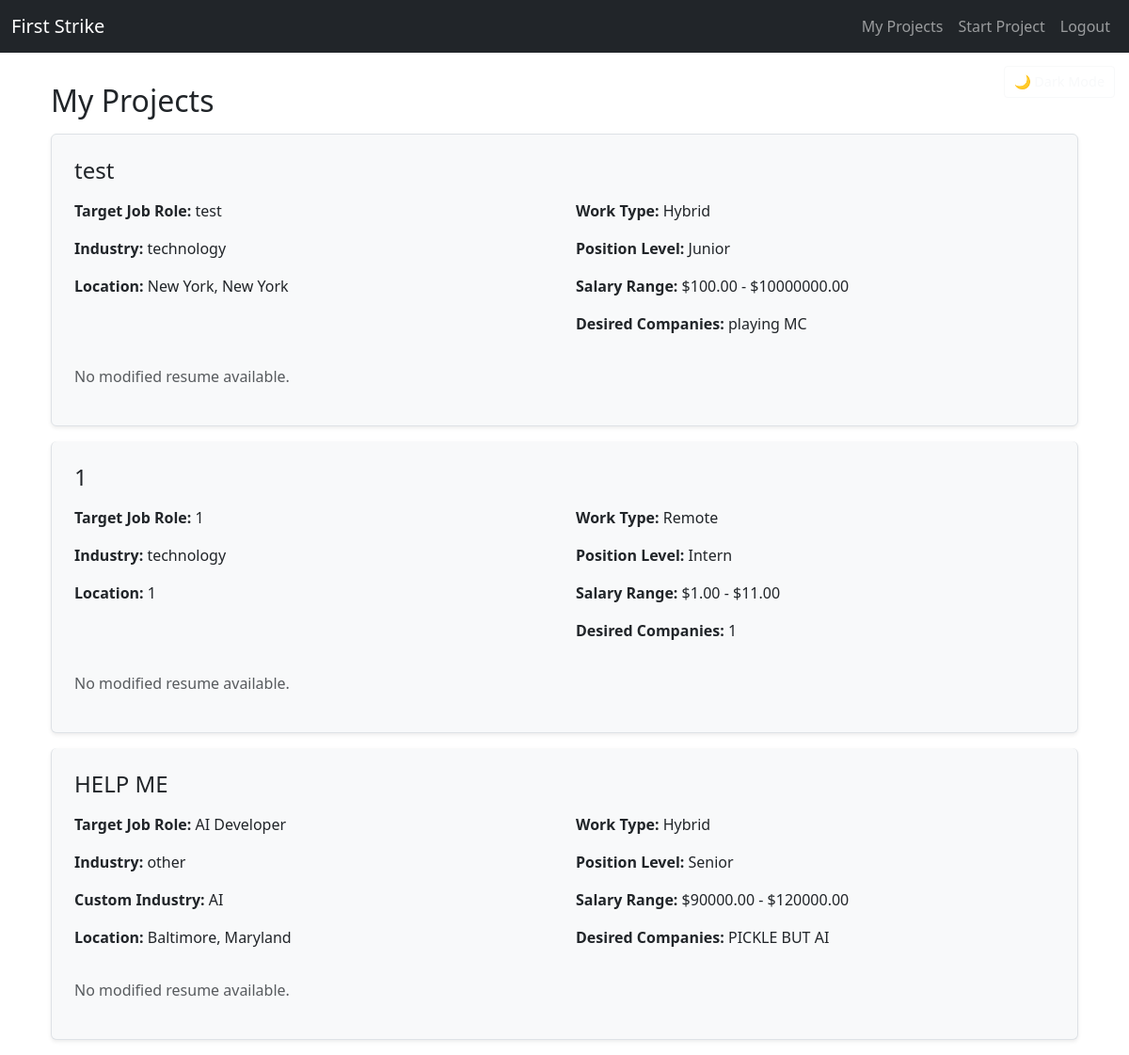
The page /projects (signed in) on the database its author committed.
### models.py (models this page shows)
class Project(db.Model):
    id = db.Column(db.Integer, primary_key=True)
    modified_resume = db.Column(db.String(255), nullable=True)  # 🔹 Store AI-modified resume per project
    project_name = db.Column(db.String(150), nullable=False)
    job_role = db.Column(db.String(100), nullable=False)
    industry = db.Column(db.String(100), nullable=False)
    industry_other = db.Column(db.String(100), nullable=True)  # 🔹 NEW: Stores user-entered industry if "Other" is selected
    target_location = db.Column(db.String(200), nullable=False)  # 🔹 Renamed from `location`
    work_type = db.Column(db.Enum("Remote", "Hybrid", "On-Site", name="work_type_enum"), nullable=False)
    position_level = db.Column(db.String(50), nullable=False)
    salary_min = db.Column(db.Numeric(10, 2), nullable=True)  # 🔹 Replacing `salary`
    salary_max = db.Column(db.Numeric(10, 2), nullable=True)
    target_company = db.Column(db.Text, nullable=True)
    user_id = db.Column(db.Integer, db.ForeignKey("user.id"), nullable=False)

### app.py (the view)
@app.route('/projects')
@login_required
def projects():
    user_projects = Project.query.filter_by(user_id=current_user.id).all()
    return render_template('projects.html', projects=user_projects)

### app.py (called while the page is built)
@login_manager.user_loader
def load_user(user_id):
    return User.query.get(int(user_id))

### templates/projects.html (shortened to what this page needs)
{% extends "base.html" %}
{% block content %}
<div class="container mt-4">
    <h2>My Projects</h2>
    {% if projects %}
        <div class="list-group mt-3">
            {% for project in projects %}
                <div class="list-group-item shadow-sm p-4 mb-3 rounded bg-light">
                    <h4 class="mb-3">{{ project.project_name }}</h4>
                    <div class="row">
                        <div class="col-md-6">
                            <p><strong>Target Job Role:</strong> {{ project.job_role }}</p>
                            <p><strong>Industry:</strong> {{ project.industry }}</p>
                            {% if project.industry == "other" and project.industry_other %}
                                <p><strong>Custom Industry:</strong> {{ project.industry_other }}</p>
                            {% endif %}
                            <p><strong>Location:</strong> {{ project.target_location }}</p>
                        </div>
                        <div class="col-md-6">
                            <p><strong>Work Type:</strong> {{ project.work_type }}</p>
                            <p><strong>Position Level:</strong> {{ project.position_level }}</p>
                            <p><strong>Salary Range:</strong>
                                ${{ project.salary_min }} - ${{ project.salary_max }}
                            </p>
                            <p><strong>Desired Companies:</strong> {{ project.target_company }}</p>
                        </div>
                    </div>
                    <div class="mt-3">
                        {% if project.modified_resume %}
                            <p><strong>Modified Resume:</strong>
                                <a href="{{ url_for('static', filename='uploads/' + project.modified_resume) }}"
                                   class="btn btn-outline-primary btn-sm" target="_blank">
                                    Download Resume
                                </a>
                            </p>
                        {% else %}
                            <p class="text-muted">No modified resume available.</p>
                        {% endif %}
                    </div>
                </div>
            {% endfor %}
        </div>
    {% else %}
        <p class="text-muted mt-3">You haven't created any projects yet.</p>
    {% endif %}
</div>
{% endblock %}

### templates/base.html (shortened to what this page needs)
<!DOCTYPE html>
<html lang="en">
<head>
    <link rel="stylesheet" href="{{ url_for('static', filename='styles.css') }}">
    <link rel="stylesheet" href="https://cdn.jsdelivr.net/npm/bootstrap@5.3.0/dist/css/bootstrap.min.css">
</head>
<body class="light-mode">
    <nav class="navbar navbar-expand-lg navbar-dark bg-dark">
        <div class="container-fluid">
            <a class="navbar-brand" href="{{ url_for('home') }}">First Strike</a>
            <div class="collapse navbar-collapse" id="navbarNav">
                <ul class="navbar-nav ms-auto">
                    {% if current_user.is_authenticated %}
                        <li class="nav-item"><a class="nav-link" href="{{ url_for('projects') }}">My Projects</a></li>
                        <li class="nav-item"><a class="nav-link" href="{{ url_for('project_start') }}">Start Project</a></li>
                        <li class="nav-item"><a class="nav-link" href="{{ url_for('logout') }}">Logout</a></li>
                    {% else %}
                        <li class="nav-item"><a class="nav-link" href="{{ url_for('login') }}">Login</a></li>
                        <li class="nav-item"><a class="nav-link" href="{{ url_for('signup') }}">Sign Up</a></li>
                    {% endif %}
                </ul>
            </div>
        </div>
    </nav>
    <div class="container-fluid d-flex justify-content-end mt-2 pe-3">
        <button class="btn btn-outline-light btn-sm" id="darkModeToggle">🌙 Dark Mode</button>
    </div>
    <div class="container mt-3">
        {% block content %}{% endblock %}
    </div>
</body>
</html>

### static/styles.css (style rules this page uses)
body { font-family: Arial, sans-serif; margin: 40px; }
input, select, button { display: block; margin: 10px 0; padding: 10px; }
button { background-color: blue; color: white; border: none; cursor: pointer; }
#darkModeToggle { position: absolute; top: 70px; right: 15px; font-size: 0.9rem; padding: 5px 10px; }

### templates/base.html (style rules this page uses)
#darkModeToggle { position: absolute; top: 70px; right: 15px; font-size: 0.9rem; padding: 5px 10px; }

### rows shown on the page
Project: project_name "test", job_role "test", industry "technology", target_location "New York, New York", work_type "Hybrid", position_level "Junior", salary_min "100.00", salary_max "10000000.00", target_company "playing MC", shows "No modified resume available."
Project: project_name "1", job_role "1", industry "technology", target_location "1", work_type "Remote", position_level "Intern", salary_min "1.00", salary_max "11.00", target_company "1", shows "No modified resume available."
Project: project_name "HELP ME", job_role "AI Developer", industry "other", industry_other "AI", target_location "Baltimore, Maryland", work_type "Hybrid", position_level "Senior", salary_min "90000.00", salary_max "120000.00", target_company "PICKLE BUT AI", shows "No modified resume available."
